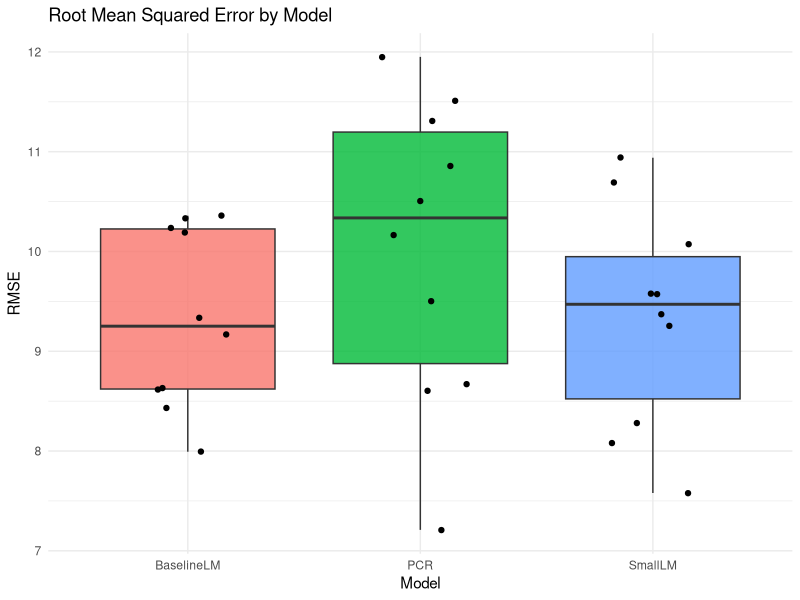
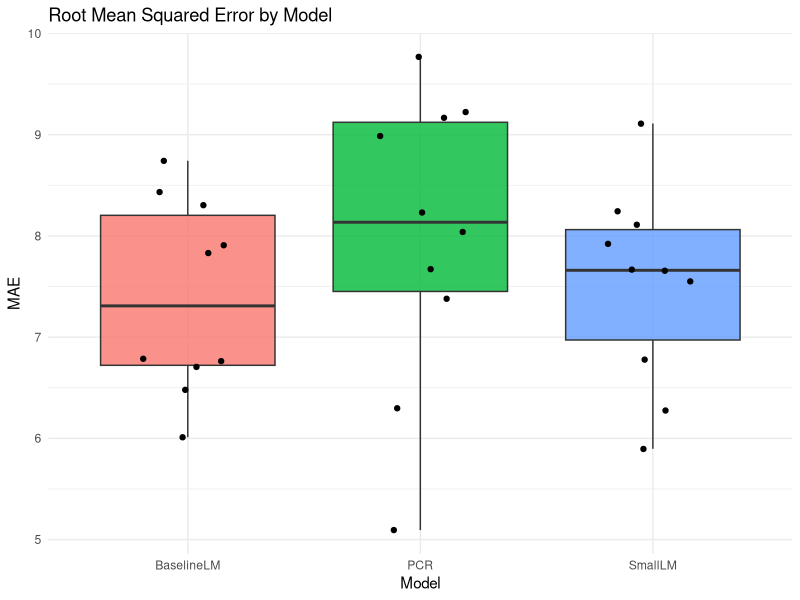

These figures' R source, in order:
## ---- chunk 1
library(corrplot)
library(dplyr)
library(ggplot2)
library(pls)
set.seed(28)
## ---- chunk 2
data <- read.csv("FP_Data.csv")
df <- as.data.frame(data)
## ---- chunk 3
baseline_model <- lm(y ~ ., data = df)
summary(baseline_model)
## ---- chunk 4
smaller_lm <- lm(y ~ x4 + x8 + x7, data = df)
summary(smaller_lm)
## ---- chunk 5
df_onehot <- df %>% 
  mutate(
    xA = ifelse(x8 == "A", 1, 0),
    xB = ifelse(x8 == "B", 1, 0),
    xC = ifelse(x8 == "C", 1, 0),
    xD = ifelse(x8 == "D", 1, 0)
    ) %>% 
  select(-x8)

df_onehot_no_response <- df_onehot %>% 
  select(-y)

pca_results <- prcomp(df_onehot_no_response, scale = TRUE)
# biplot(pca_results, scale = 0)

summary(lm(df$y ~ pca_results$x[, c(1, 2, 7, 9, 11)]))
## ---- chunk 6
pcr_model <- pcr(y ~ ., data = df_onehot, validation = "CV")
summary(pcr_model)

summary(lm(y ~ ., data = df_onehot))
## ---- chunk 7
k <- 10
# Stratifiy by x8 group
df <- df %>%
  group_by(x8) %>%
  mutate(fold = sample(rep(1:k, length.out = n()))) %>%
  ungroup()

model_names <- c("BaselineLM", "SmallLM", "PCR")
model_count <- length(model_names)
cv_stats <- data.frame(
  fold = rep(1:k, model_count),
  model = rep(model_names, each = k),
  rmse = NA,
  mae = NA
)
# Root Mean Squared Error
rmse <- function(actual, predicted) {
  return(sqrt(mean((actual - predicted)^2)))
}
# Mean Absolute Error
mae <- function(actual, predicted) {
  return(mean(abs(actual - predicted)))
}
## ---- chunk 8
for (i in 1:k) {
  train_df <- filter(df, fold != i) %>%
    select(-fold)
  test_df <- filter(df, fold == i) %>%
    select(-fold)
  
  # Baseline LM
  baseline_lm <- lm(y ~ ., data = train_df)
  pred <- predict(baseline_lm, newdata = test_df)
  cv_stats[cv_stats$model == "BaselineLM", "rmse"][i] <- rmse(test_df$y, pred)
  cv_stats[cv_stats$model == "BaselineLM", "mae"][i] <- mae(test_df$y, pred)

  # Small LM
  small_lm <- lm(y ~ x4 + x8 + x7, data = train_df)
  pred <- predict(small_lm, newdata = test_df)
  cv_stats[cv_stats$model == "SmallLM", "rmse"][i] <- rmse(test_df$y, pred)
  cv_stats[cv_stats$model == "SmallLM", "mae"][i] <- mae(test_df$y, pred)

  # PCR
  train_df_onehot <- train_df %>% 
    mutate(
      xA = ifelse(x8 == "A", 1, 0),
      xB = ifelse(x8 == "B", 1, 0),
      xC = ifelse(x8 == "C", 1, 0),
      xD = ifelse(x8 == "D", 1, 0)
      ) %>% 
    select(-x8)
  test_df_onehot <- test_df  %>% 
    mutate(
      xA = ifelse(x8 == "A", 1, 0),
      xB = ifelse(x8 == "B", 1, 0),
      xC = ifelse(x8 == "C", 1, 0),
      xD = ifelse(x8 == "D", 1, 0)
      ) %>% 
    select(-x8)
  pcr_model <- pcr(y ~ ., data = train_df_onehot, validation = "CV")
  num_components <- selectNcomp(pcr_model, method = "onesigma")
  pred <- predict(pcr_model, newdata = test_df_onehot)[, , num_components]
  cv_stats[cv_stats$model == "PCR", "rmse"][i] <- rmse(test_df_onehot$y, pred)
  cv_stats[cv_stats$model == "PCR", "mae"][i] <- mae(test_df_onehot$y, pred)
}
## ---- chunk 9
cv_stats %>%
  ggplot(aes(x = model, y = rmse, fill = model)) +
  geom_boxplot(alpha = .8) +
  geom_jitter(width = .2) +
  theme_minimal() +
  theme(legend.position = "none") +
  labs(
    x = "Model",
    y = "RMSE",
    title = "Root Mean Squared Error by Model"
  )
## ---- chunk 10
cv_stats %>%
  ggplot(aes(x = model, y = mae, fill = model)) +
  geom_boxplot(alpha = .8) +
  geom_jitter(width = .2) +
  theme_minimal() +
  theme(legend.position = "none") +
  labs(
    x = "Model",
    y = "MAE",
    title = "Root Mean Squared Error by Model"
  )
